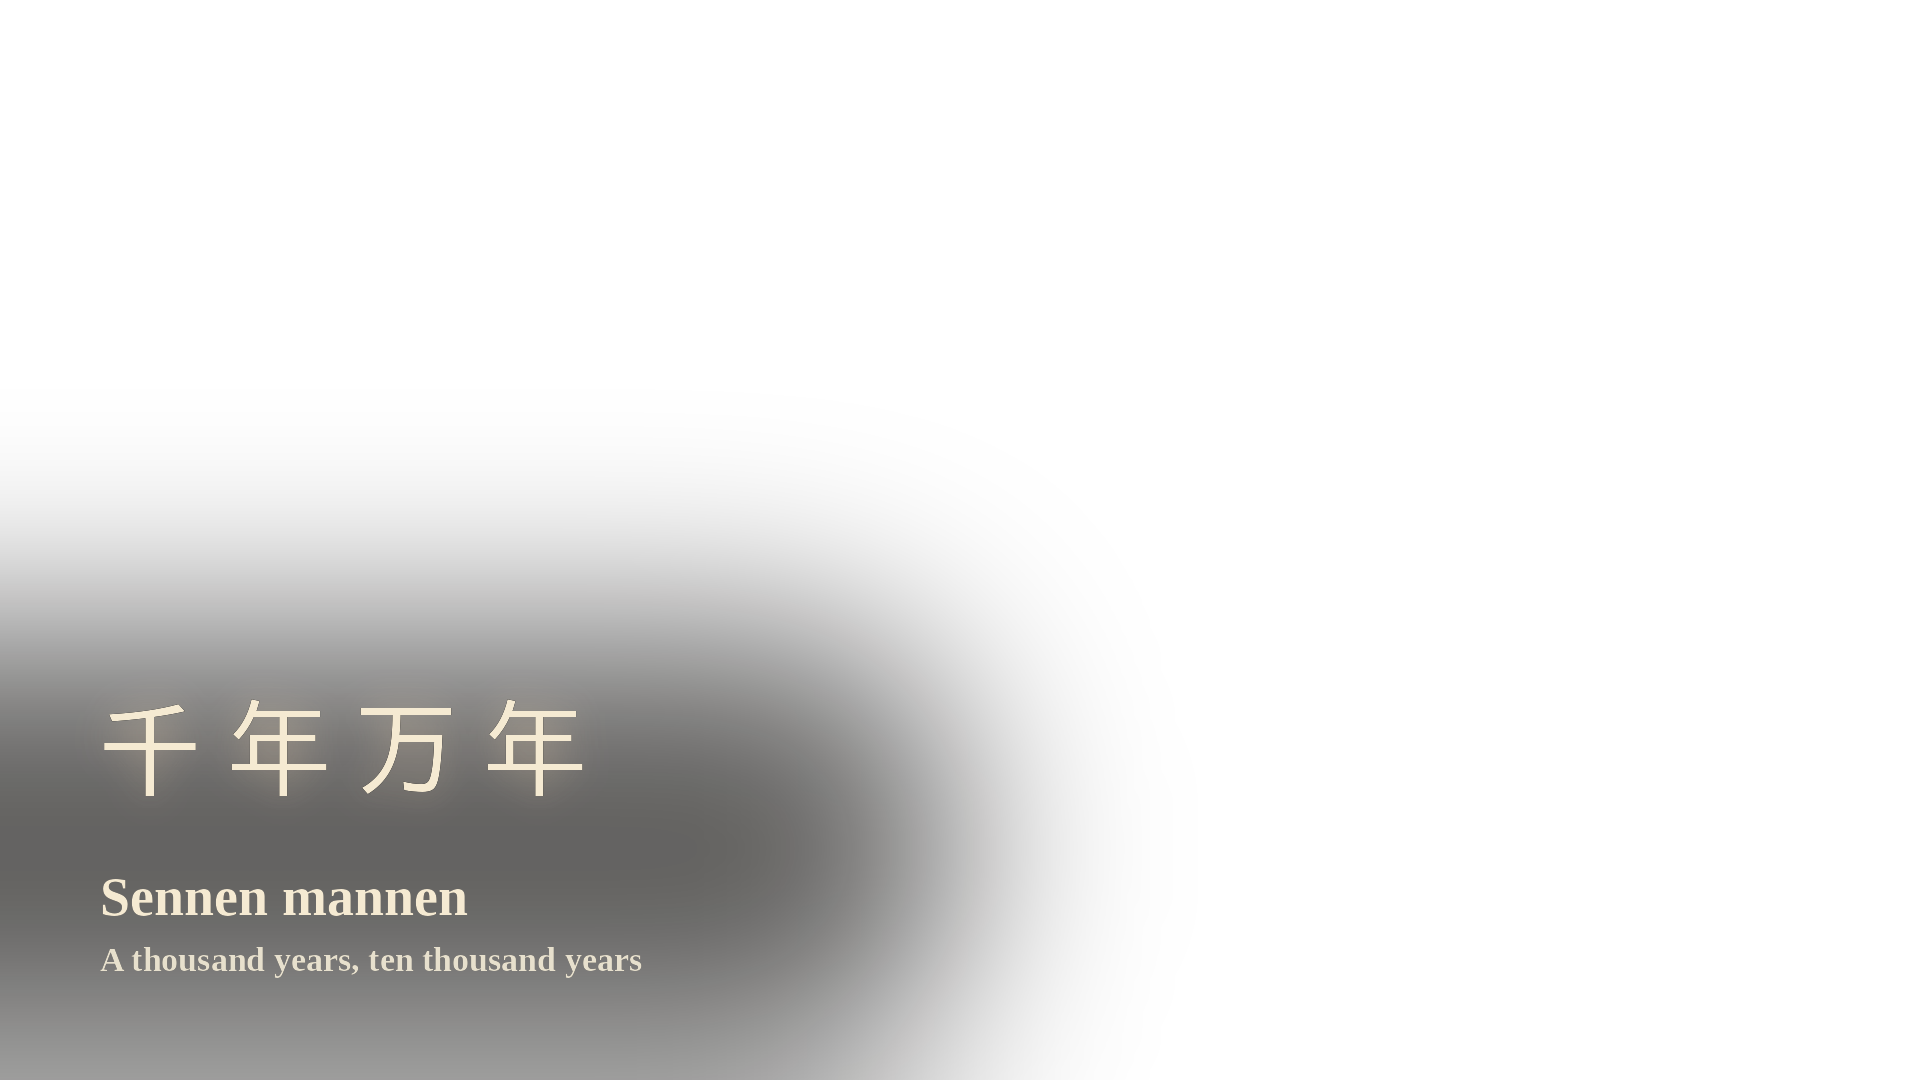

Reproduce this figure in Python.
#!/usr/bin/env python3
"""YAKUSHIMA wisdom overlay — 1920x1080 transparent PNG for the long-form intro.

千年万年 / Sennen mannen / "A thousand years, ten thousand years" — the phrase
for things that have stood for ages without hurry. It fits the frame: giant
moss-covered cedars on Yakushima, mist and rain over a stream that has run
for centuries.

LEFT-lower over the dark moss-stone and stream zone (measured mean brightness
~21 for the kanji row and ~23 for the romaji row in the delivered hero, vs
~45 full-frame). In CapCut: TEXT layer on the top track, start 0:03, end 0:14,
fade-in 2s / fade-out 2s, no glow/shadow/box.
Cream #F5EAD2 (channel default), Liberation Serif Bold (locked channel font).
4 kanji, horizontal — same layout as the rest of the channel's overlays.

Kanji font: a Japanese gothic substitute, because YujiBoku (brush) is not in
the repo or this environment. Swap back if YujiBoku is restored.
"""
from PIL import Image, ImageDraw, ImageFont, ImageFilter

KANJI = "/usr/share/fonts/truetype/fonts-japanese-gothic.ttf"
SERIF = "/usr/share/fonts/truetype/liberation/LiberationSerif-Bold.ttf"
OUT = "/home/user/dan-documents/stillwave/assets/yakushima-sennen-mannen-overlay.png"
W, H = 1920, 1080
CREAM = (245, 234, 210, 255)
SUB = (231, 224, 205, 255)
X = 96

img = Image.new("RGBA", (W, H), (0, 0, 0, 0))

# soft scrim so cream reads over the dark moss-stone and stream in the lower-left
s = Image.new("RGBA", (W, H), (0, 0, 0, 0))
ImageDraw.Draw(s).rounded_rectangle((-200, 636, 950, 1060), radius=170, fill=(8, 6, 4, 165))
img.alpha_composite(s.filter(ImageFilter.GaussianBlur(100)))

# 千年万年 — kanji (4 chars), cream, faint warm glow
f = ImageFont.truetype(KANJI, 108)
mask = Image.new("L", (W, H), 0)
md = ImageDraw.Draw(mask)
chars, pitch, y0 = ["千", "年", "万", "年"], 128, 692
l0, _, r0, _ = f.getbbox(chars[0])
c0 = X + (r0 - l0) / 2
for i, ch in enumerate(chars):
    l, t, r, b = f.getbbox(ch)
    md.text((c0 + i * pitch - (l + (r - l) / 2), y0), ch, font=f, fill=255)
glow = Image.new("RGBA", (W, H), (0, 0, 0, 0))
glow.paste((250, 220, 180, 255), (0, 0),
           mask.filter(ImageFilter.GaussianBlur(18)).point(lambda p: int(p * 0.45)))
img.alpha_composite(glow)
img.alpha_composite(Image.composite(Image.new("RGBA", (W, H), CREAM),
                                    Image.new("RGBA", (W, H), (0, 0, 0, 0)), mask))

d = ImageDraw.Draw(img)
d.text((X + 4, 866), "Sennen mannen", font=ImageFont.truetype(SERIF, 54), fill=CREAM)
d.text((X + 4, 940), "A thousand years, ten thousand years",
       font=ImageFont.truetype(SERIF, 34), fill=SUB)

img.save(OUT)
print("saved", OUT)
